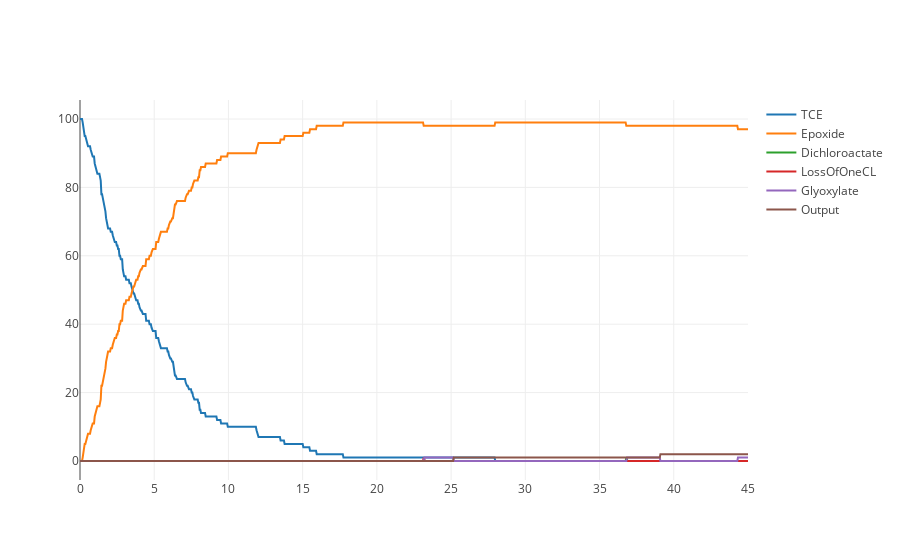

The notebook cell this image was saved under:
### Code cell
model.reset()
result = model.gillespie (0, 45, 1000, ['time', 'TCE', 'Epoxide', 'Dichloroactate', 'LossOfOneCL', 'Glyoxylate', 'Output' ])
model.plot(result)

### Figure 1 — Plotly figure (JSON) as saved in the notebook; plotly's stock layout.template omitted (floating-point values rounded to 4 significant figures; data arrays with more than 128 entries replaced by an {"elided": "..."} marker saying what was removed)
{"data": [{"mode": "lines", "name": "TCE", "type": "scatter", "x": {"elided": "1000 float values"}, "y": {"elided": "1000 float values"}}, {"mode": "lines", "name": "Epoxide", "type": "scatter", "x": {"elided": "1000 float values"}, "y": {"elided": "1000 float values"}}, {"mode": "lines", "name": "Dichloroactate", "type": "scatter", "x": {"elided": "1000 float values"}, "y": {"elided": "1000 int values"}}, {"mode": "lines", "name": "LossOfOneCL", "type": "scatter", "x": {"elided": "1000 float values"}, "y": {"elided": "1000 int values"}}, {"mode": "lines", "name": "Glyoxylate", "type": "scatter", "x": {"elided": "1000 float values"}, "y": {"elided": "1000 int values"}}, {"mode": "lines", "name": "Output", "type": "scatter", "x": {"elided": "1000 float values"}, "y": {"elided": "1000 int values"}}], "layout": {}}
